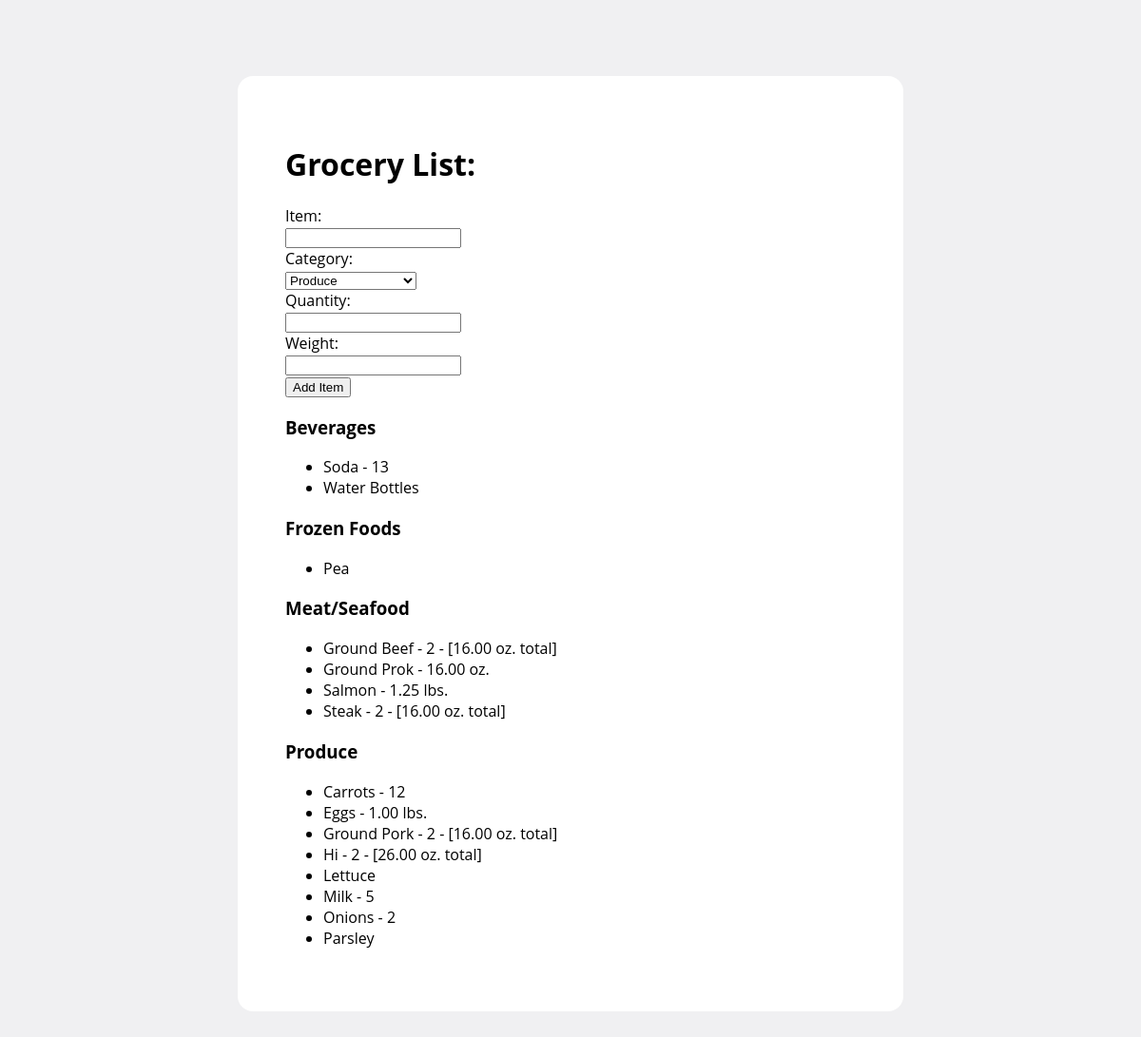
The page / on the database its author committed.
### groceries/models.py (models this page shows, shortened)
class Item(models.Model):
    name = models.CharField(max_length=32)
    category = models.CharField(max_length=32)
    quantity = models.IntegerField(default=1)
    weight = models.DecimalField(default=0,
                                 max_digits=4,
                                 decimal_places=2)

### groceries/views.py (the view)
# urls.py: 2. Add a URL to urlpatterns:  url(r'^$', Home.as_view(), name='home')
def Home(request):
    if request.method == 'POST':
        print('*' * 200)
        print(request.POST)
        print('*' * 200)
        name = request.POST.get('name')
        name = name.title()
        category = request.POST.get('category')
        quantity = request.POST.get('quantity')
        weight = request.POST.get('weight')
        if quantity:
            quantity = quantity
        else:
            quantity = 1
        if weight:
            weight = weight
        else:
            weight = 0
        search = Item.objects.filter(name=name)
        if search:
            update = Item.objects.get(name=name)
            add_quant = quantity
            update.quantity += int(add_quant)
            add_weight = weight
            update.weight += int(add_weight)
            update.save()
        else:
            item = Item.objects.create(
                name=name.title(),
                category=category,
                quantity=quantity,
                weight=weight
            )
            item.save()
        return HttpResponseRedirect('')
    else:
        results = Item.objects.all()
        item_order = sorted(results, key=operator.attrgetter('name'))
        ordered = sorted(item_order, key=operator.attrgetter('category'))
        return render(request, 'Index.html', {'results': ordered})

### templates/Index.html (shortened to what this page needs)
<!doctype html>
<html>
<head>
    {% load static %}
    <link rel="stylesheet" href="{% static '/style.css' %}">
</head>
<body>
<div>
    <h1>Grocery List:</h1>
    <form id="new_item">
        Item: <br>
        <input type="text" id="name"> <br>
        Category: <br>
        <select id="category">
            <option value="Produce">Produce</option>
        </select><br>
        Quantity: <br>
        <input type="text" id="quantity"><br>
        Weight: <br>
        <input type="text" id="weight"><br>
        <input type="submit" value="Add Item">
    </form>
    {% regroup results by category as results_by_category %}
    {% for i in results_by_category %}
        <h3>{{ i.grouper }}</h3>
        <ul>
            {% for p in i.list %}
                <li>{{ p.name }}
                    {% if p.quantity > 1 %}
                        - {{ p.quantity }}
                    {% endif %}
                    {% if p.weight > 8 and p.quantity > 1 %}
                        - [{{ p.weight }} oz. total]
                    {% elif p.weight > 8 %}
                        - {{ p.weight }} oz.
                    {% elif p.weight > 0 %}
                        - {{ p.weight }} lbs.
                    {% endif %}
                </li>
            {% endfor %}
        </ul>
    {% endfor %}
</div>
</body>
</html>

### static/style.css (style rules this page uses)
body { background-color: #f0f0f2; margin: 0; padding: 0; font-family: "Open Sans", "Helvetica Neue", Helvetica, Arial, sans-serif; }
div { width: 600px; margin: 5em auto; padding: 50px; background-color: #fff; border-radius: 1em; }

### rows shown on the page
Item: grouper "Beverages", name "Soda", quantity "13"
Item: name "Water Bottles"
Item: grouper "Frozen Foods", name "Pea"
Item: grouper "Meat/Seafood", name "Ground Beef", quantity "2", weight "16.00"
Item: name "Ground Prok", weight "16.00"
Item: name "Salmon", weight "1.25"
Item: name "Steak", quantity "2", weight "16.00"
Item: grouper "Produce", name "Carrots", quantity "12"
Item: name "Eggs", weight "1.00"
Item: name "Ground Pork", quantity "2", weight "16.00"
Item: name "Hi", quantity "2", weight "26.00"
Item: name "Lettuce"
Item: name "Milk", quantity "5"
Item: name "Onions", quantity "2"
Item: name "Parsley"
